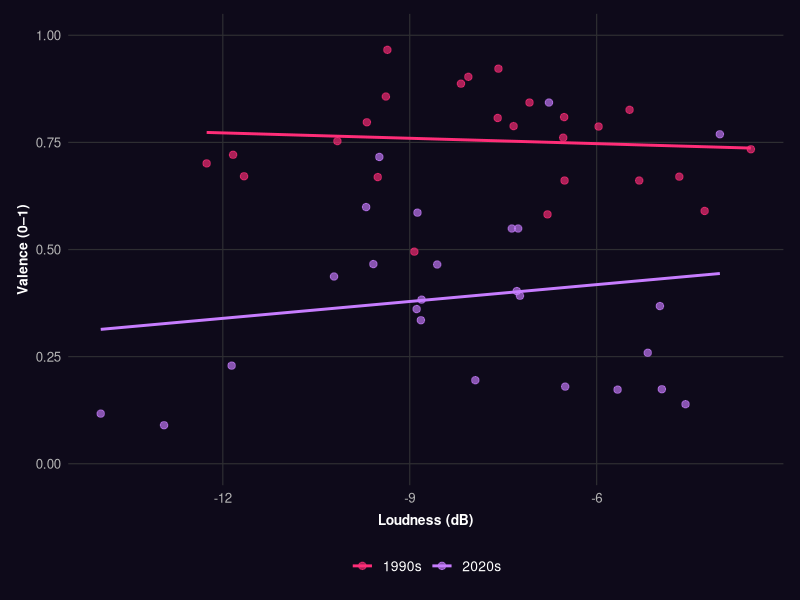
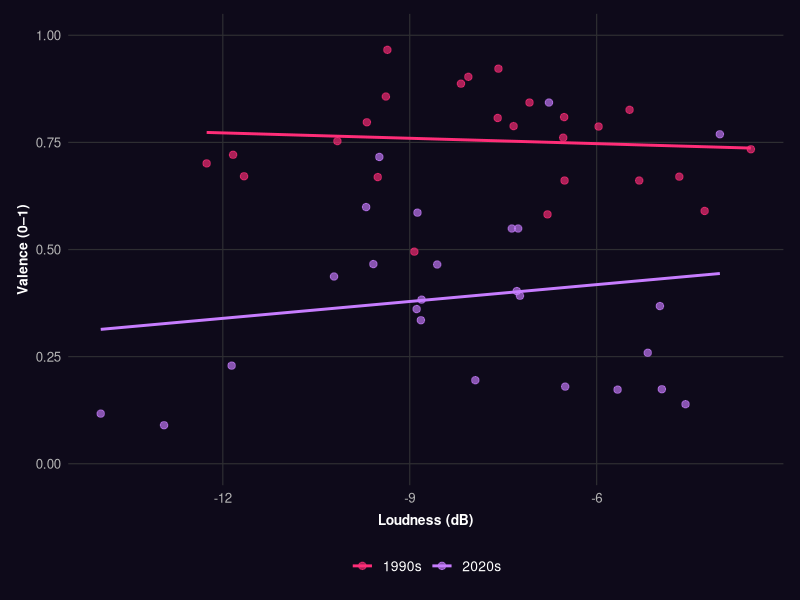

These figures' R source, in order:
library(tidyverse)

# ── Colours ───────────────────────────────────────────────────────────────────
era_colour <- c("1990s" = "#FF2D78", "2020s" = "#C77DFF")
bg         <- "#0E0A1A"

# ── Load & combine data ───────────────────────────────────────────────────────
rnb_90s <- read_csv("1990s.csv", show_col_types = FALSE) %>%
  mutate(`Release Date` = as.character(`Release Date`), Era = "1990s")

rnb_2020s <- read_csv("2020s.csv", show_col_types = FALSE) %>%
  mutate(`Release Date` = as.character(`Release Date`), Era = "2020s")

rnb_tracks <- bind_rows(rnb_90s, rnb_2020s) %>%
  mutate(
    Loudness = as.numeric(Loudness),
    Valence  = as.numeric(Valence),
    Era      = factor(Era, levels = c("1990s", "2020s"))
  ) %>%
  drop_na(Loudness, Valence)

# ── Plot ──────────────────────────────────────────────────────────────────────
loudness_vs_valence <- ggplot(rnb_tracks, aes(x = Loudness, y = Valence, colour = Era)) +
  geom_point(size = 2.2, alpha = 0.65) +
  geom_smooth(method = "lm", se = FALSE, linewidth = 1) +
  scale_colour_manual(values = era_colour) +
  labs(x = "Loudness (dB)", y = "Valence (0–1)") +
  coord_cartesian(ylim = c(0, 1)) +
  theme_minimal(base_size = 12) +
  theme(
    axis.title.x     = element_text(face = "bold", size = 10, color = "white", margin = margin(t = 6)),
    axis.title.y     = element_text(face = "bold", size = 10, color = "white"),
    axis.text        = element_text(color = "grey70"),
    legend.title     = element_blank(),
    legend.position  = "bottom",
    legend.text      = element_text(size = 10, color = "white"),
    legend.key       = element_rect(fill = bg, colour = NA),
    panel.grid.minor = element_blank(),
    panel.grid.major = element_line(colour = "#2E2E32", linewidth = 0.4),
    panel.background = element_rect(fill = bg, colour = NA),
    plot.background  = element_rect(fill = bg, colour = NA),
    plot.margin      = margin(10, 12, 10, 12)
  )

plot(loudness_vs_valence)

# ── Save ──────────────────────────────────────────────────────────────────────
ggsave("images/loudness_vs_valence.png",
       plot   = loudness_vs_valence,
       width  = 7,
       height = 5,
       dpi    = 300,
       bg     = bg)
